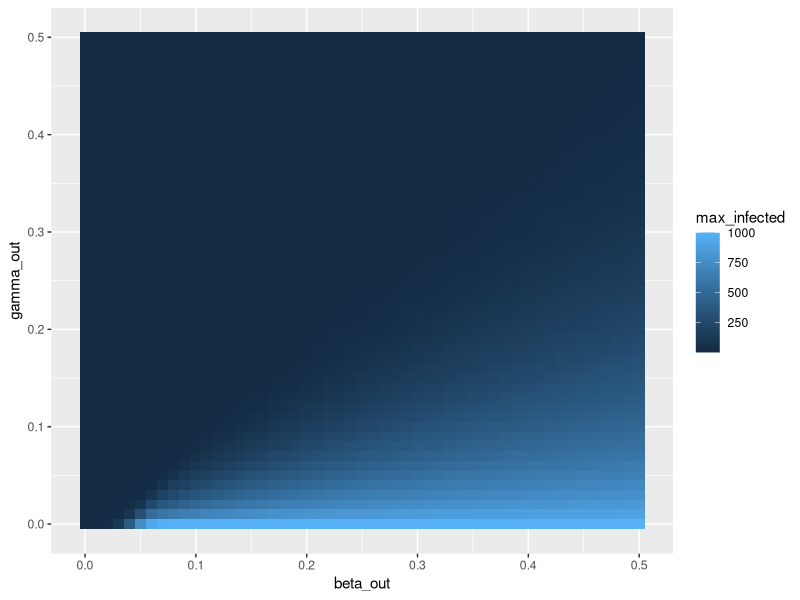

The R source for this figure: (Note: this script raises an error after producing the figure.)
## ---- chunk 1
library(deSolve)


############################################################
# FUNCTION: run_sir_model
# PURPOSE: Solve deterministic SIR model with deSolve
# INPUTS:
#   beta, gamma : transmission & recovery rates
#   N           : total population
#   S0, I0, R0  : initial conditions
#   t_start     : start time
#   t_end       : end time
#   dt          : timestep
# OUTPUT:
#   data.frame with columns: time, S, I, R
############################################################
# The function below solves the SIR model for a single parameter set and will be used inside your loops to conduct the parameter sweep.

run_sir_model <- function(
  beta    = 0.1,
  gamma   = 0.1,
  N       = 1000,
  S0      = 999,
  I0      = 1,
  R0      = 0,
  t_start = 0,
  t_end   = 160,
  dt      = 1
) {

  init  <- c(S = S0, I = I0, R = R0)
  times <- seq(t_start, t_end, by = dt)

  sir_equations <- function(time, state, parameters) {
    with(as.list(c(state, parameters)), {
      dS <- -beta * S * I / N
      dI <-  beta * S * I / N - gamma * I
      dR <-  gamma * I
      list(c(dS, dI, dR))
    })
  }

  out <- ode(
    y     = init,
    times = times,
    func  = sir_equations,
    parms = c(beta = beta, gamma = gamma, N = N)
  )

  as.data.frame(out)
}

#################################################################
# END FUNCTION
## ---- chunk 2
# creating parameter vectors
beta_vec <- seq(from = 0, to = 0.5, by = 0.01)
gamma_vec <- seq(from = 0, to = 0.5, by = 0.01)

# test code
beta_params=beta_vec
gamma_params=gamma_vec

# start of function "sir_param_sweep"

sir_param_sweep <- function(
    beta_params,
    gamma_params
){
    
    ### Creating storage df:
    # finding the length of the df
    df <- length(beta_params)*length(gamma_params)

    # creating each column in the df
    beta_out <- rep(NA, df)
    gamma_out <- rep(NA, df)
    max_infected <- rep(NA, df)

    # creating the df
    storage_df <- data.frame(beta_out, gamma_out, max_infected)

    counter <- 1

    for(i in seq_along(beta_params)){
        for(j in seq_along(gamma_params)){

            # run sir model
            temp_df <- run_sir_model(beta = beta_params[i], gamma = gamma_params[j])

            # store variables inside df
            storage_df$max_infected[counter] <- max(temp_df$I)
            storage_df$beta_out[counter] <- beta_params[i]
            storage_df$gamma_out[counter] <- gamma_params[j]

            # increasing the counter
            counter <- counter + 1
            }
        }

  return(storage_df)

}

# run_sir_model()

testparam_sweep <- sir_param_sweep(beta_params = beta_vec, gamma_params = gamma_vec)

## ---- chunk 3


library(ggplot2)

ggplot(testparam_sweep, aes(x = beta_out, y = gamma_out, fill = max_infected)) + geom_tile()

plot_param_sweep <- function(
    param_df
){
    ggplot(param_df, aes(x = beta_out, y = gamma_out, fill = max_infected)) + geom_tile() + xlab("Transmission Rate, Beta") + ylab("Recovery Rate, Gamma") + labs(fill = "Max Infected")
}

plot_param_sweep(tesparam_sweep)
